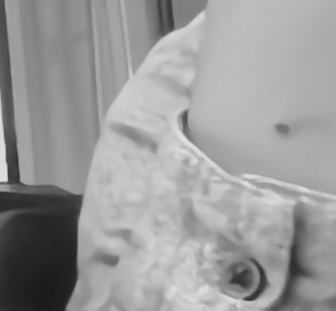
#> input picture dataset/face-1.1.jpg, 336 x 311 px; its folder holds 4 pictures in this run
$ python face_train_comment.py
#> lines starting #> are read from the running program, lines starting #| are printed output that depends on the picture
# подключаем библиотеку компьютерного зрения
import cv2
# библиотека для вызова системных функций
import os
# для обучения нейросетей
import numpy as np
# встроенная библиотека для работы с изображениями
from PIL import Image
# получаем путь к этому скрипту
path = os.path.dirname(os.path.abspath(__file__))
# создаём новый распознаватель лиц
recognizer = cv2.face.LBPHFaceRecognizer_create()
# указываем, что мы будем искать лица по примитивам Хаара
faceCascade = cv2.CascadeClassifier(cv2.data.haarcascades + "haarcascade_frontalface_default.xml")
# путь к датасету с фотографиями пользователей
dataPath = path+r'/dataset'

# получаем картинки и подписи из датасета
def get_images_and_labels(datapath):
     # получаем путь к картинкам
#> called with datapath = 'dataset'
     image_paths = [os.path.join(datapath, f) for f in os.listdir(datapath)]
     # списки картинок и подписей на старте пустые
     images = []
     labels = []
     # перебираем все картинки в датасете
     for image_path in image_paths:
         # читаем картинку и сразу переводим в ч/б
         image_pil = Image.open(image_path).convert('L')
#> image_pil is the input picture: PIL image 336x311 L; min 26, max 227, mean 154.4
         # переводим картинку в numpy-массив
         image = np.array(image_pil, 'uint8')
         # получаем id пользователя из имени файла
         nbr = int(os.path.split(image_path)[1].split(".")[0].replace("face-", ""))
         # определяем лицо на картинке
         faces = faceCascade.detectMultiScale(image)
#> faces = [[65, 60, 218, 218]]
         # если лицо найдено
         for (x, y, w, h) in faces:
             # добавляем его к списку картинок
             images.append(image[y: y + h, x: x + w])
             # добавляем id пользователя в список подписей
             labels.append(nbr)
             # выводим текущую картинку на экран
             cv2.imshow("Adding faces to traning set...", image[y: y + h, x: x + w])
             # делаем паузу
             cv2.waitKey(100)
#> this loop made 1 pass
#> pass 1, in get_images_and_labels, `cv2.imshow("Adding faces to traning set...", image[y: y + h, x: x + w])`:
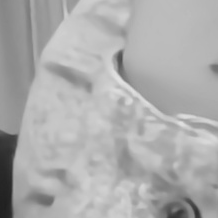
#> window 'Adding faces to traning set...': shape (218, 218); min 31, max 226, mean 172.3
#> after the loop, images = 1 item; labels = [1]
#> pass 2 of the loop in get_images_and_labels, `for image_path in image_paths:`:
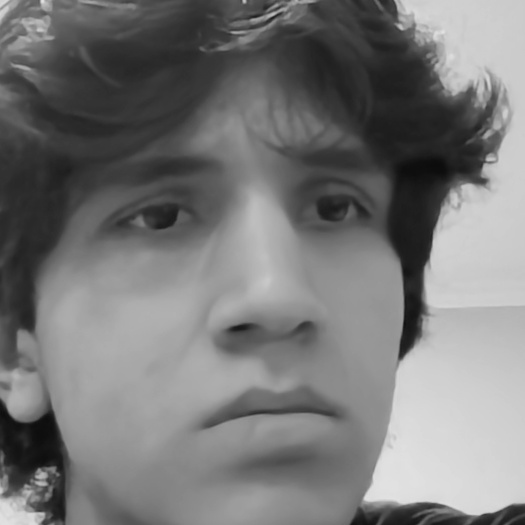
#> input picture dataset/face-1.10.jpg, 525 x 525 px
#> in get_images_and_labels, image_pil is the input picture: PIL image 525x525 L; min 12, max 226, mean 119.9
#> faces = [[67, 64, 397, 397]]
#> the loop in get_images_and_labels, `for (x, y, w, h) in faces:` made 1 pass
#> pass 1, in get_images_and_labels, `cv2.imshow("Adding faces to traning set...", image[y: y + h, x: x + w])`:
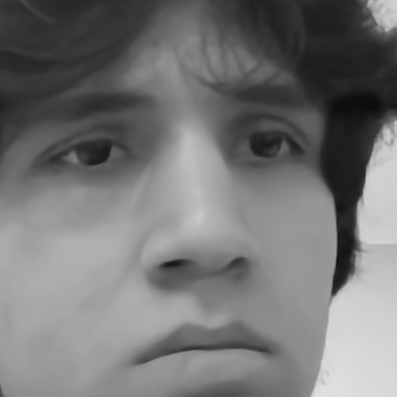
#> window 'Adding faces to traning set...': shape (397, 397); min 12, max 224, mean 117.2
#> after the loop in get_images_and_labels, `for (x, y, w, h) in faces:`: images = 2 items; labels = [1, 1]
#> pass 3 of the loop in get_images_and_labels, `for image_path in image_paths:`:
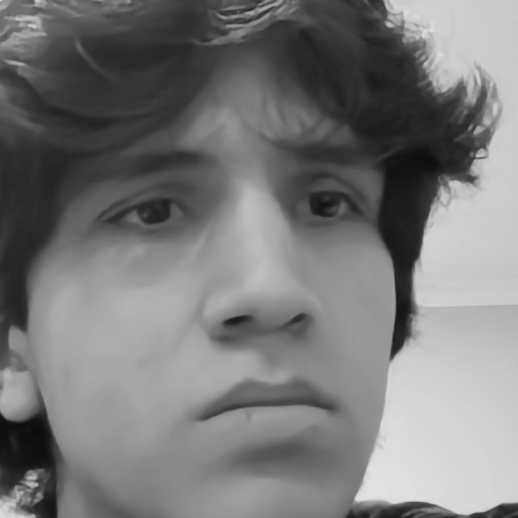
#> input picture dataset/face-1.11.jpg, 518 x 518 px
#> in get_images_and_labels, image_pil is the input picture: PIL image 518x518 L; min 11, max 227, mean 121.3
#> faces = [[54, 54, 413, 413]]
#> the loop in get_images_and_labels, `for (x, y, w, h) in faces:` made 1 pass
#> pass 1, in get_images_and_labels, `cv2.imshow("Adding faces to traning set...", image[y: y + h, x: x + w])`:
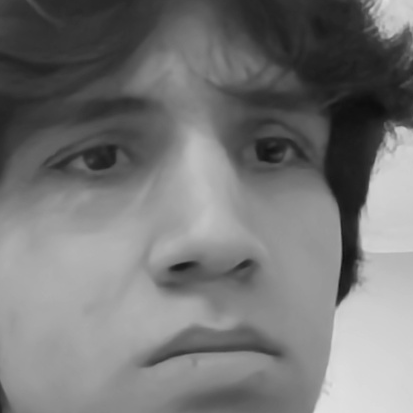
#> window 'Adding faces to traning set...': shape (413, 413); min 14, max 224, mean 118.6
#> after the loop in get_images_and_labels, `for (x, y, w, h) in faces:`: images = 3 items; labels = [1, 1, 1]
#> the loop made 4 passes; the first 3 are shown
     # возвращаем список картинок и подписей
     return images, labels

# получаем список картинок и подписей
images, labels = get_images_and_labels(dataPath)
# обучаем модель распознавания на наших картинках и учим сопоставлять её лица и подписи к ним
recognizer.train(images, np.array(labels))
# сохраняем модель
recognizer.save(path+r'/trainer/trainer.yml')
# удаляем из памяти все созданные окна
cv2.destroyAllWindows()
